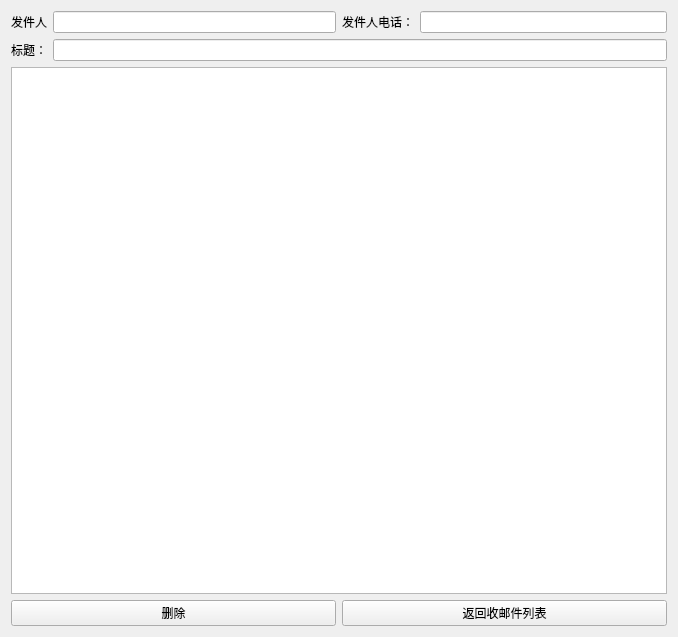
<?xml version="1.0" encoding="UTF-8"?>
<ui version="4.0">
 <class>rec_details</class>
 <widget class="QWidget" name="rec_details">
  <property name="geometry">
   <rect>
    <x>0</x>
    <y>0</y>
    <width>678</width>
    <height>637</height>
   </rect>
  </property>
  <property name="windowTitle">
   <string>rec_details</string>
  </property>
  <layout class="QGridLayout" name="gridLayout">
   <item row="0" column="0">
    <layout class="QHBoxLayout" name="horizontalLayout">
     <item>
      <widget class="QLabel" name="label">
       <property name="text">
        <string>发件人</string>
       </property>
      </widget>
     </item>
     <item>
      <widget class="QLineEdit" name="lineEditUser"/>
     </item>
    </layout>
   </item>
   <item row="0" column="1">
    <layout class="QHBoxLayout" name="horizontalLayout_2">
     <item>
      <widget class="QLabel" name="label_2">
       <property name="text">
        <string>发件人电话：</string>
       </property>
      </widget>
     </item>
     <item>
      <widget class="QLineEdit" name="lineEditPhone"/>
     </item>
    </layout>
   </item>
   <item row="1" column="0" colspan="2">
    <layout class="QHBoxLayout" name="horizontalLayout_3">
     <item>
      <widget class="QLabel" name="label_3">
       <property name="text">
        <string>标题：</string>
       </property>
      </widget>
     </item>
     <item>
      <widget class="QLineEdit" name="lineEditEmailTitle"/>
     </item>
    </layout>
   </item>
   <item row="2" column="0" colspan="2">
    <widget class="QTextEdit" name="textEditContent"/>
   </item>
   <item row="3" column="0">
    <widget class="QPushButton" name="delButton">
     <property name="text">
      <string>删除</string>
     </property>
    </widget>
   </item>
   <item row="3" column="1">
    <widget class="QPushButton" name="btnReturn">
     <property name="text">
      <string>返回收邮件列表</string>
     </property>
    </widget>
   </item>
  </layout>
 </widget>
 <layoutdefault spacing="6" margin="11"/>
 <resources/>
 <connections/>
</ui>
